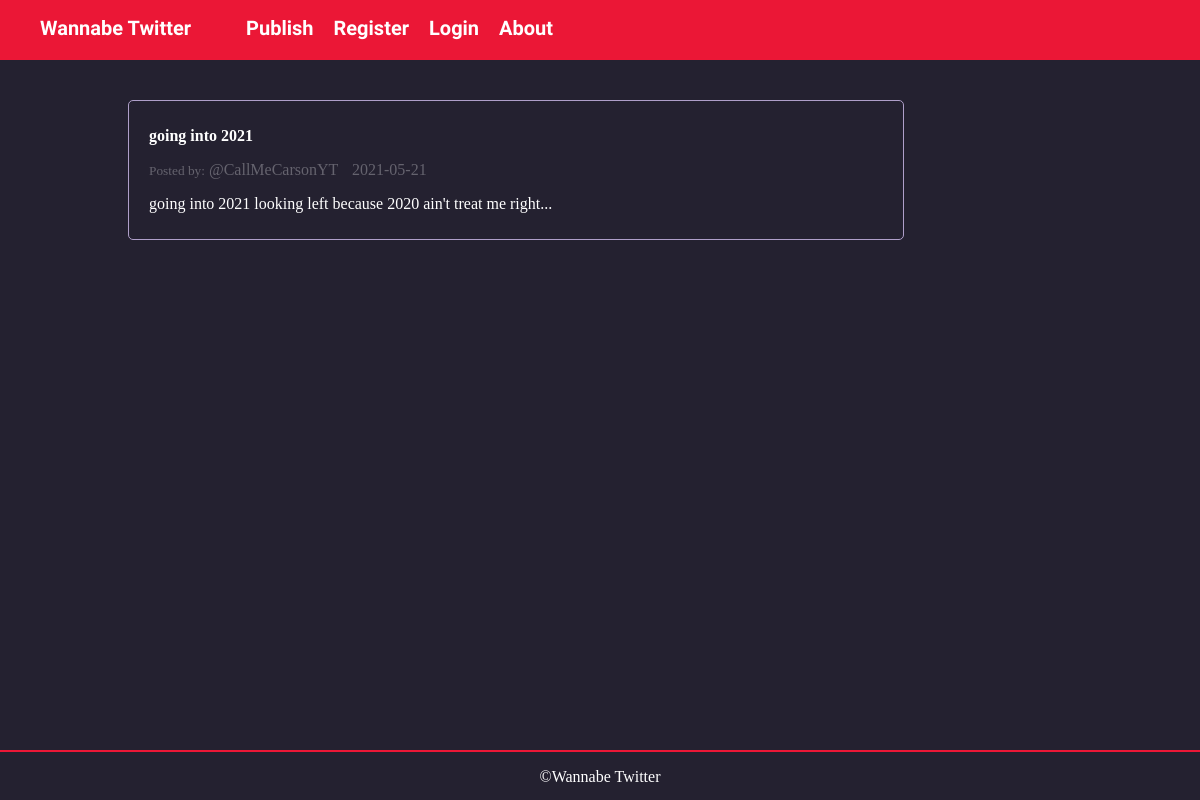
/post/6, run on the app's committed database.
### flaskblog/models.py (models this page shows, shortened)
class Post(db.Model):
    id = db.Column(db.Integer, primary_key=True)
    title = db.Column(db.String(100), nullable=False)
    date_posted = db.Column(db.DateTime(), nullable=False, default=datetime.utcnow)
    content = db.Column(db.Text, nullable=False)
    user_id = db.Column(db.Integer, db.ForeignKey('user.id'), nullable=False)

class User(db.Model, UserMixin):
    id = db.Column(db.Integer, primary_key=True)
    username = db.Column(db.String(20), unique=True, nullable=False)
    email = db.Column(db.String(120), unique=True, nullable=False)
    image = db.Column(db.String(20), nullable=False, default="default.jpg")
    password = db.Column(db.String(60), nullable=False)
    posts = db.relationship('Post', backref="author", lazy=True)

### flaskblog/routes.py (the view)
@app.route("/post/<int:post_id>")
def post(post_id):
    post = Post.query.get_or_404(post_id)
    return render_template("post.html", title=post.title, post=post)

### flaskblog/templates/post.html (shortened to what this page needs)
{% extends "layout.html" %}
{% block body %}
    <div class="post">
        <div class="post-header">
            <p class="post-title">{{ post.title }}</p>
            <small>Posted by:</small>
            <a href="{{ url_for('user_posts', username=post.author.username) }}" id="user">@{{ post.author.username }}</a>
            <a id="date">{{ post.date_posted.strftime('%Y-%m-%d') }}</a>
        </div>
        <p class="post-content">{{ post.content}}</p>
    </div>
{% endblock %}

### flaskblog/static/main.css (style rules this page uses)
*, *:before, *:after { -webkit-box-sizing: border-box; -moz-box-sizing: border-box; box-sizing: border-box; }
:root { --purple: #242130; --light-purple: #65636e; --red: #eb1736; --brown: #443937; --border-color: #AF9FC9; --success-bg: rgba(50,205,50, 0.2); --success-txt: #75ff1a; --invalid-bg: rgba(255,77,77, 0.2); --invalid-txt: rgb(255,25,25); --info-bg: rgba(0, 0, 230, 02); --info-txt: rgb(0, 0, 204); }
body { color: white; background-color: var(--purple); }
body, header { margin: 0; padding: 0; }
a { text-decoration: none; }
.post { border: 1px solid var(--border-color); border-radius: 5px; padding: 10px 20px; margin: 20px 0; }
.post-header { color: var(--light-purple); }
.post-title { color: white; font-weight: 600; padding-right: 10px; }
#date { margin-left: 10px; }
#user { color: var(--light-purple); }

### data on the page
Post: title "going into 2021", date_posted "2021-05-21", content "going into 2021 looking left because 2020 ain't treat me right..."
User: author.username "CallMeCarsonYT"
